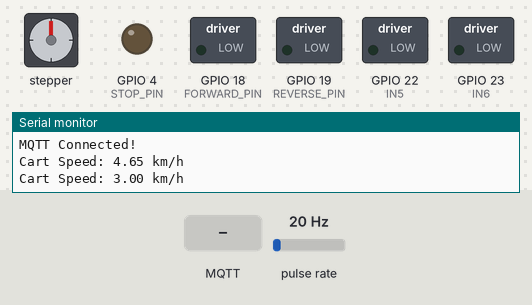
Simulated run of this sketch. Board: ESP32. Parts: stepper motor, switched loads named in the sketch (green lamp = pin HIGH), output pins drawn as LEDs (lit = HIGH), the last lines printed to the serial monitor. Wiring (inferred from the names in the program): pulse sensor: data GPIO 2. Inputs (shaded band) come from the test bench; at power-on: pulse rate 20 Hz. WiFi joins after 1.5 s; servers stay silent unless stated; no MQTT or app messages arrive unless stated; stepper angles assume 4096 steps per turn.

Above: at 2.7 s.
2.8 s: MQTT message "1" arrives on the first subscribed topic
5.8 s: MQTT message "1" arrives on the second subscribed topic
At 7.9 s:
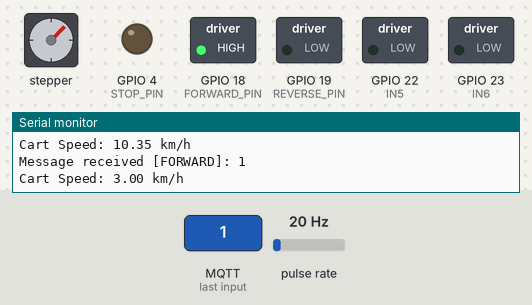
8.5 s: MQTT message "1" arrives on the third subscribed topic
At 9.5 s:
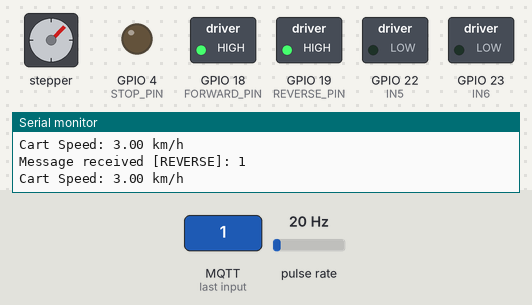
10.5 s: MQTT message "2" arrives on the first subscribed topic
At 13.4 s:
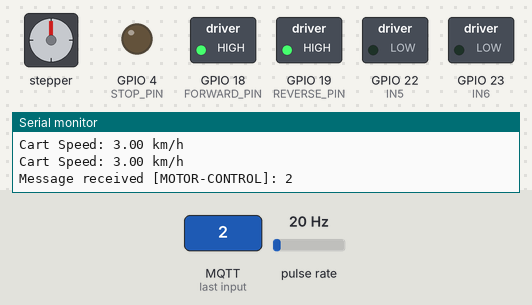
13.5 s: MQTT message "0" arrives on the second subscribed topic
At 15.6 s:
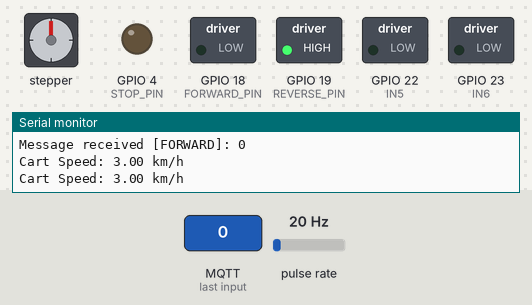
15.9 s: MQTT message "0" arrives on the third subscribed topic
At 17.3 s:
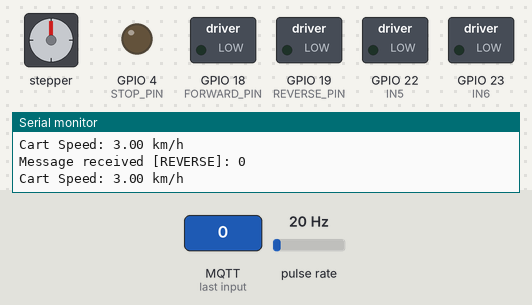
Timing chart, 0 to 18.9 s (numbered marks = the images above; inputs shaded):
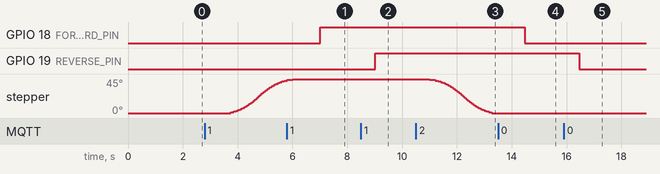

The sketch:

sketch_feb18b.ino
```cpp
#include <Arduino.h>
#include <PubSubClient.h>
#include <WiFi.h>

#include <AccelStepper.h>

// WiFi and MQTT Setup
WiFiClient espClient;
PubSubClient mqttClient(espClient);

// Stepper Motor Pins (ULN2003 Driver)
#define IN1 26
#define IN2 25
#define IN3 33
#define IN4 32

// Encoder Pin
#define ENCODER_A 2  // Change if using a different pin

//Relay Pin (Cart Forward Reverse Control)
#define FORWARD_PIN 18
bool forwardRelayState = false;
#define REVERSE_PIN 19
bool reverseRelayState = false;

//Linear actuator pin
#define IN5 22
#define IN6 23

bool isextended = false;
bool isretracted = false;

//Stop relay
#define STOP_PIN 4
bool stopRelayState = false;


// Stepper Motor Setup
AccelStepper stepper(AccelStepper::HALF4WIRE, IN1, IN3, IN2, IN4);

// Encoder Variables
volatile unsigned long pulseCount = 0;
unsigned long prevTime = 0;
int PPR = 400;  // Set this according to your encoder specs

// Speed Calculation Constants
const float GEAR_RATIO = 300.0 / 185.0;
//const float WHEEL_DIAMETER = 0.27;
const float WHEEL_CIRCUMFERENCE = 0.00027;
float cartSpeed = 0;

void countPulses() {
  pulseCount++;  // Interrupt Service Routine (ISR)
}

void receiveCallback(char* topic, byte* payload, unsigned int length) {
  Serial.print("Message received [");
  Serial.print(topic);
  Serial.print("]: ");

  char payloadChar[length + 1];
  for (int i = 0; i < length; i++) {
    Serial.print((char)payload[i]);
    payloadChar[i] = (char)payload[i];
  }
  payloadChar[length] = '\0';  // Null terminate string
  Serial.println();

  if (strcmp(topic, "MOTOR-CONTROL") == 0) {
    if (payloadChar[0] == '1') {
      stepper.moveTo(stepper.currentPosition() + 512);
      while (stepper.distanceToGo() != 0) stepper.run();
    }
    if (payloadChar[0] == '2') {
      stepper.moveTo(stepper.currentPosition() - 512);
      while (stepper.distanceToGo() != 0) stepper.run();
    }
  }

  if (strcmp(topic, "FORWARD") == 0) {
    if ((payloadChar[0] == '1') && (forwardRelayState == false)) {
      digitalWrite(FORWARD_PIN, HIGH);
      forwardRelayState = true;
    } else if (payloadChar[0] == '0') {
      digitalWrite(FORWARD_PIN, LOW);
      forwardRelayState = false;
      reverseRelayState = false;
    }
  }

  if (strcmp(topic, "REVERSE") == 0) {
    if ((payloadChar[0] == '1') && (reverseRelayState == false)) {
      digitalWrite(REVERSE_PIN, HIGH);
      reverseRelayState = true;
    } else if (payloadChar[0] == '0') {
      digitalWrite(REVERSE_PIN, LOW);
      forwardRelayState = false;
      reverseRelayState = false;
    }
  }

  if (strcmp(topic, "STOP") == 0) {
    if (payloadChar[0] == '1') {
      digitalWrite(STOP_PIN, HIGH);
      stopRelayState = true;
      retract();
      delay(5000);
      // isretracted = true;
      // isextended = false;
    } else if (payloadChar[0] == '0' ) {
      extend();
      delay(5000);
      digitalWrite(STOP_PIN, LOW);
      stopRelayState = false;
      // isretracted = false;
      // isextended = true;
    }
  }

}

void setupWifi() {
  Serial.println("Connecting to WiFi...");
  WiFi.begin("V2027", "2fec9f17ae7f");
  while (WiFi.status() != WL_CONNECTED) {
    delay(250);
    Serial.print(".");
  }
  Serial.println("\nWiFi Connected!");
  Serial.print("IP Address: ");
  Serial.println(WiFi.localIP());
}

void setupMqtt() {
  mqttClient.setServer("broker.mqtt.cool", 1883);
  mqttClient.setCallback(receiveCallback);
}

void connectToBroker() {
  while (!mqttClient.connected()) {
    Serial.println("Connecting to MQTT...");
    if (mqttClient.connect("ESP32-4654565646")) {
      Serial.println("MQTT Connected!");
      mqttClient.subscribe("MOTOR-CONTROL");
      mqttClient.subscribe("FORWARD");
      mqttClient.subscribe("REVERSE");
      mqttClient.subscribe("STOP");
    } else {
      Serial.print("Failed: ");
      Serial.println(mqttClient.state());
      delay(5000);
    }
  }
}

void setup() {
  Serial.begin(115200);

  pinMode(IN5, OUTPUT);
  pinMode(IN6, OUTPUT);
  digitalWrite(IN5, LOW);
  digitalWrite(IN6, LOW);

  pinMode(FORWARD_PIN, OUTPUT);
  pinMode(REVERSE_PIN, OUTPUT);
  digitalWrite(FORWARD_PIN, LOW);
  digitalWrite(REVERSE_PIN, LOW);

  pinMode(STOP_PIN, OUTPUT);
  digitalWrite(STOP_PIN, LOW);

  pinMode(ENCODER_A, INPUT_PULLUP);
  attachInterrupt(digitalPinToInterrupt(ENCODER_A), countPulses, RISING);

  stepper.setMaxSpeed(600);
  stepper.setAcceleration(300);

  setupWifi();
  setupMqtt();
}

void loop() {
  if (!mqttClient.connected()) connectToBroker();
  mqttClient.loop();

  sendspeed();

  delay(1000);
}


void sendspeed() {
  if (millis() - prevTime >= 1000) {
    noInterrupts();
    float stepperRPM = (pulseCount * 60.0) / PPR;
    pulseCount = 0;
    prevTime = millis();
    interrupts();

    float wheelRPM = stepperRPM / GEAR_RATIO;
    //float wheelRPS = wheelRPM / 60.0;
    float speed_mps = wheelRPM * WHEEL_CIRCUMFERENCE * 60;
    cartSpeed = speed_mps;  // Convert to km/h

    Serial.print("Cart Speed: ");
    //Serial.print(cartSpeed);
    Serial.print(stepperRPM);
    Serial.println(" km/h");

    char speedMessage[10];
    dtostrf(cartSpeed, 6, 2, speedMessage);
    mqttClient.publish("CART-SPEED", speedMessage);
  }
}

void extend() {
    digitalWrite(IN5, HIGH);
    digitalWrite(IN6, LOW);
}

void retract() {
    digitalWrite(IN5, LOW);
    digitalWrite(IN6, HIGH);
}
```

Measured:
- after the input at 2.8 s, stepper: keeps turning clockwise at about 22°/s, starting after 0.96 s
- after the input at 5.8 s, GPIO 18 (FORWARD_PIN): LOW → HIGH after 1.2 s
- after the input at 8.5 s, GPIO 19 (REVERSE_PIN): LOW → HIGH after 0.51 s
- after the input at 10.5 s, stepper: keeps turning counter-clockwise at about 20°/s, starting after 0.51 s
- after the input at 13.5 s, GPIO 18 (FORWARD_PIN): HIGH → LOW after 0.97 s
- after the input at 15.9 s, GPIO 19 (REVERSE_PIN): HIGH → LOW after 0.57 s
